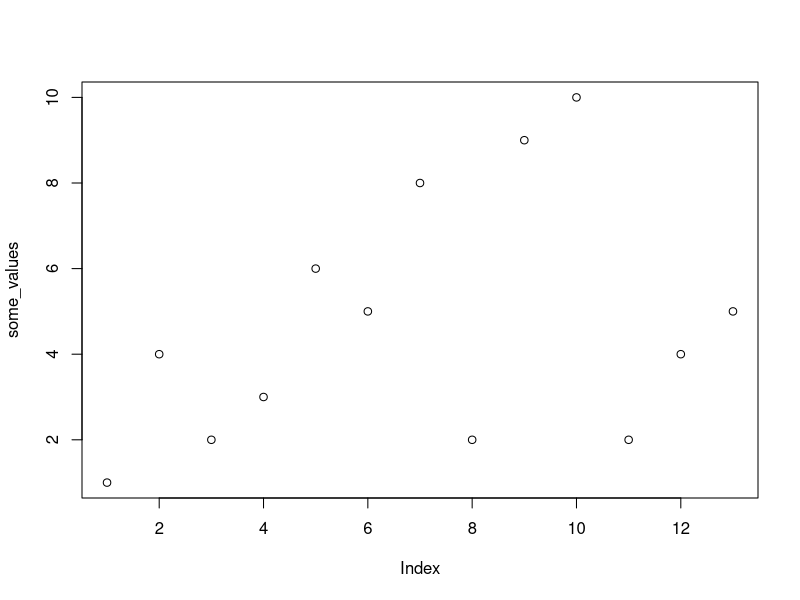
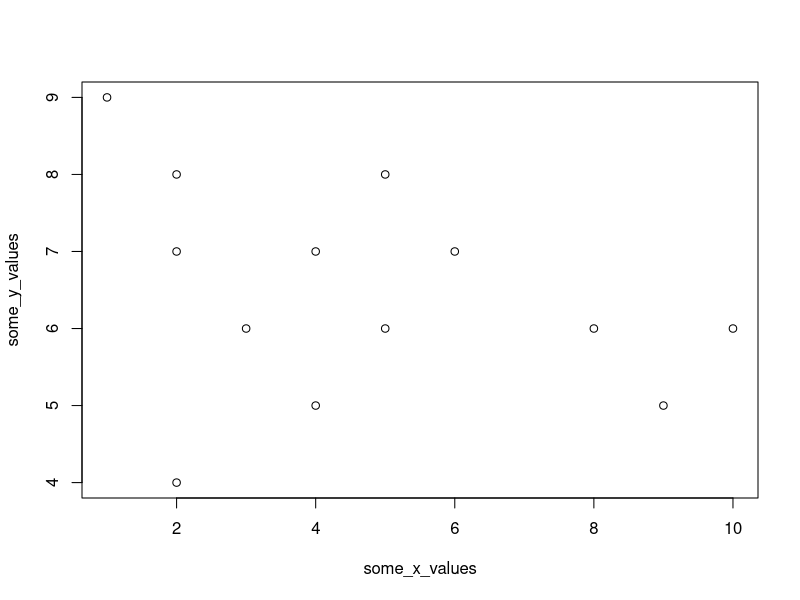
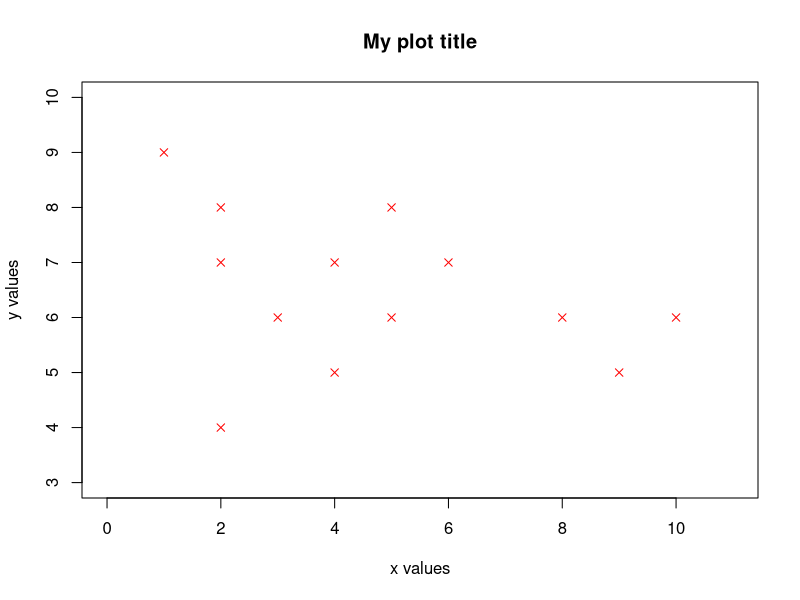
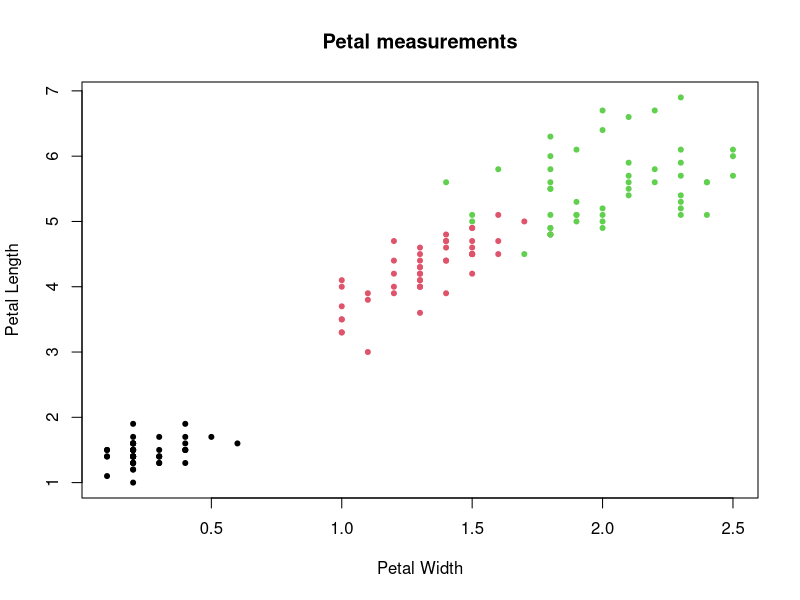
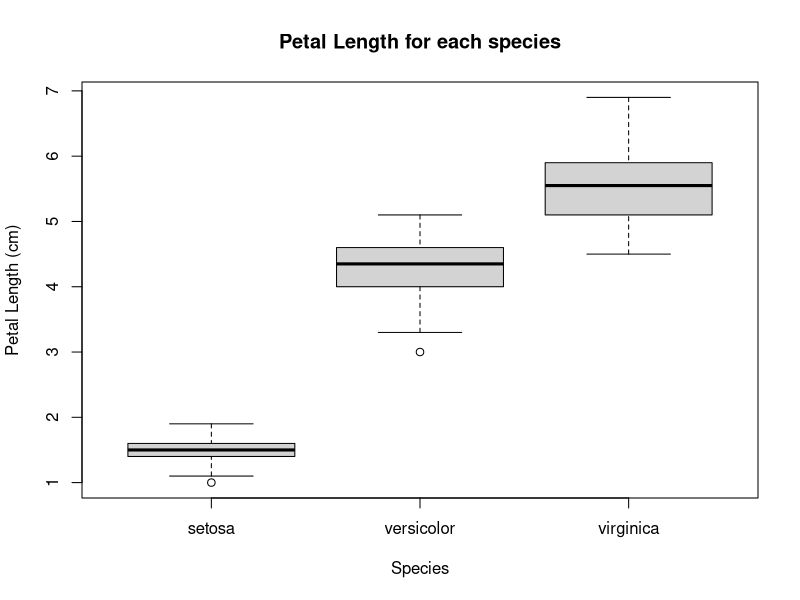
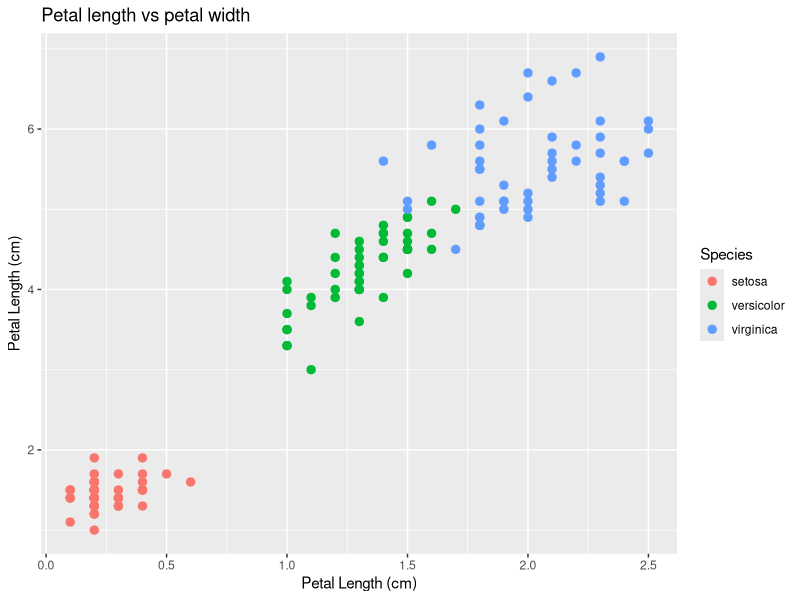

The R script that drew these images, in order:
## ---- chunk 1
# load raster package
library(raster)
## ---- chunk 2
# load mtcars data set
data(mtcars)

# view to first handful of rows of this data set using the head() function 
head(mtcars)
## ---- chunk 3
# load the iris data frame
data(iris)

# see the first few rows of the data frame
head(iris)
## ---- chunk 4
# summarise each variable of the iris data 
str(iris)
## ---- chunk 5
str(iris)
## ---- chunk 6
# access sepal length from the iris data frame using the $ symbol
sepal_width_only <- iris$Sepal.Width

print(sepal_width_only)
## ---- chunk 7
# which sepal length is largest
max_sepal_width_index <- which.max(sepal_width_only)

# find all the rest of the data for this observation
iris[max_sepal_width_index, ]
## ---- chunk 8
# create an object with some values
some_values <- c(1,4,2,3,6,5,8,2,9,10,2,4,5)
plot(some_values)
## ---- chunk 9
# create two objects that will to plot on the x and y axis
some_x_values <- c(1, 4, 2, 3, 6, 5, 8, 2, 9, 10, 2, 4, 5)
some_y_values <- c(9, 7, 8, 6, 7, 8, 6, 7, 5, 6, 4, 5, 6)

# plot 
plot(x = some_x_values, y = some_y_values)
## ---- chunk 10
# plot 
plot(x = some_x_values,        # plot x values
     y = some_y_values,        # plot y values 
     xlim = c(0, 11),          # set x limits
     ylim = c(3, 10),          # set y limits
     pch = 4,                  # set point symbol
     cex = 1,                  # set the size of points
     col = "red",              # set the colour of the points 
     xlab = "x values",        # set the x axis label
     ylab = "y values",        # set the y axis label
     main = "My plot title")   # set the plot title
## ---- chunk 11
# plot 
plot(x = iris$Petal.Width,         # plot width of petals on the x axis
     y = iris$Petal.Length,        # plot length of petals on the y axis
     col = iris$Species,           # set the colour of the points based on species 
     pch = 20,                     # set point symbol
     cex = 1,                      # set the size of points
     xlab = "Petal Width",         # set the x axis label
     ylab = "Petal Length",        # set the y axis label
     main = "Petal measurements")  # set the plot title
## ---- chunk 12
# plot petal length against flower species  
plot(x = iris$Species,
     y = iris$Petal.Length,
     xlab = "Species",                       # set the x axis label
     ylab = "Petal Length (cm)",             # set the y axis label
     main = "Petal Length for each species") # set the plot title
## ---- chunk 13
# load ggplot package
library(ggplot2) # remember, this can be installed by running "install.packages('ggplot2')"

# plot petal length against flower species  
ggplot() + geom_point(data = iris, 
                      mapping = aes(x = Petal.Width, 
                                    y = Petal.Length,
                                    col = Species),
                      size = 2.5) +
            xlab("Petal Length (cm)") + ylab("Petal Length (cm)") +
            ggtitle("Petal length vs petal width")
